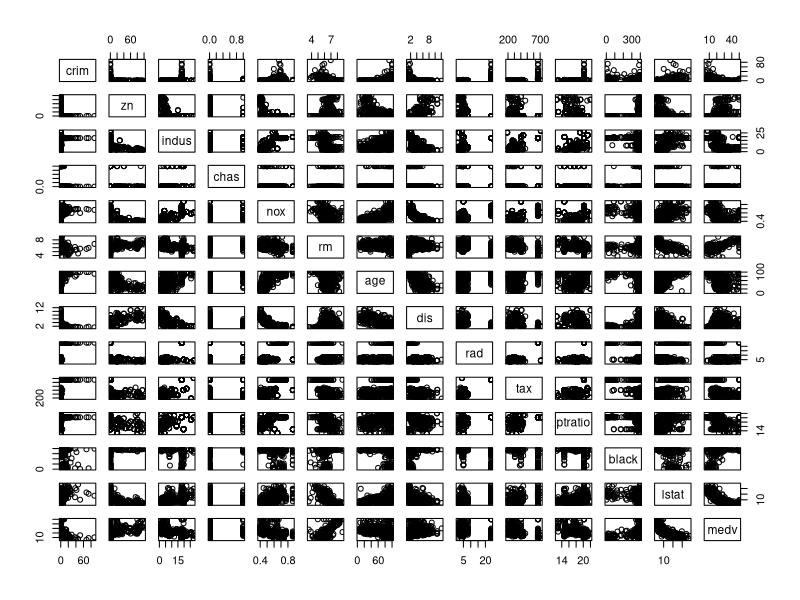
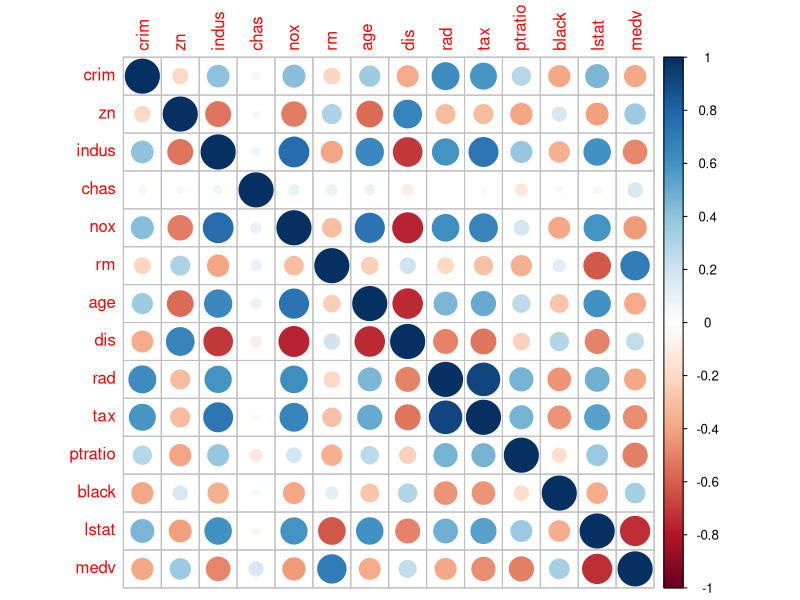

Recreate these plots in R, in order.
## ---- chunk 1
# knitr is used to build this report, so it is included by default

# Remove the '##' from each line of R output blocks
knitr::opts_chunk$set(comment = '')

# Used knitr options: No "##" before output
library(dplyr)
library(ggplot2)
library(GGally)
library(gridExtra)
library(tidyr)
library(MASS)  # Contains the used dataset
library(corrplot)
## ---- chunk 2
# Task 2
data("Boston")  # Creates variable named Boston
str(Boston)
knitr::kable(head(Boston, 5))
## ---- chunk 3
# Task 3
summary(Boston)
pairs(Boston)
corrplot(cor(Boston), method="circle")
## ---- chunk 4
boston_scaled <- scale(Boston)
#summary(boston_scaled)
# scale() returns a matrix object, change it to a data.frame
boston_scaled <- as.data.frame(boston_scaled)
summary(boston_scaled)
## ---- chunk 5
# # create a quantile vector of crim and print it
# bins <- quantile(boston_scaled$crim)
# bins
# 
# # create a categorical variable 'crime'
# crime <- cut(boston_scaled$crim, breaks = bins, include.lowest = TRUE, label=c("low", "med_low", "med_high", "high"))
# 
# # look at the table of the new factor crime
# table(crime)
# 
# # remove original crim from the dataset
# boston_scaled <- dplyr::select(boston_scaled, -crim)
# 
# # add the new categorical value to scaled data
# boston_scaled <- data.frame(boston_scaled, crime)

# # boston_scaled is available

## ---- chunk 6

# # number of rows in the Boston dataset 
# n <- nrow(boston_scaled)
# 
# # choose randomly 80% of the rows
# ind <- sample(n,  size = n * 0.8)
# 
# # create train set
# train <- boston_scaled[ind,]
# 
# # create test set 
# test <- boston_scaled[-ind,]
# 
# # save the correct classes from test data
# correct_classes <- test$crime
# 
# # remove the crime variable from test data
# test <- dplyr::select(test, -crime)
# 
## ---- chunk 7
# # linear discriminant analysis
# lda.fit <- lda(crime ~ ., data = train)
# 
# # print the lda.fit object
# lda.fit
# 
# Function lifted directly from DataCamp exercises
# # the function for lda biplot arrows
lda.arrows <- function(x, myscale = 1, arrow_heads = 0.1, color = "red", tex = 0.75, choices = c(1,2)){
  heads <- coef(x)
  arrows(x0 = 0, y0 = 0, 
         x1 = myscale * heads[,choices[1]], 
         y1 = myscale * heads[,choices[2]], col=color, length = arrow_heads)
  text(myscale * heads[,choices], labels = row.names(heads), 
       cex = tex, col=color, pos=3)
}
# 
# # target classes as numeric
# classes <- as.numeric(train$crime)
# 
# # plot the lda results
# plot(lda.fit, dimen = 2, col=classes, pch=classes)
# lda.arrows(lda.fit, myscale = 1)
## ---- chunk 8
# # predict classes with test data
# lda.pred <- predict(lda.fit, newdata = test)
# 
# # cross tabulate the results
# table(correct = correct_classes, predicted = lda.pred$class)
## ---- chunk 9
# Reload original Boston dataset
data('Boston')

# Scale the dataset
boston_scaled <- scale(Boston)
# 
# # euclidean distance matrix
# dist_eu <- dist(Boston)
# 
# # look at the summary of the distances
# summary(dist_eu)
# 
# # manhattan distance matrix
# dist_man <- dist(Boston, method="manhattan")
# 
# # look at the summary of the distances
# summary(dist_man)
# # 
# # Boston dataset is available
# 
# # k-means clustering
# km <-kmeans(Boston, centers = 3)
# 
# # plot the Boston dataset with clusters
# pairs(Boston[6:10], col = km$cluster)
# 
# # MASS, ggplot2 and Boston dataset are available
# set.seed(123)
# 
# # determine the number of clusters
# k_max <- 10
# 
# # calculate the total within sum of squares
# twcss <- sapply(1:k_max, function(k){kmeans(Boston, k)$tot.withinss})
# 
# # visualize the results
# qplot(x = 1:k_max, y = twcss, geom = 'line')
# 
# # k-means clustering
# km <-kmeans(Boston, centers = 2)
# 
# # plot the Boston dataset with clusters
# pairs(Boston, col = km$cluster)
# 

## ---- chunk 10
# Reload original Boston dataset
data('Boston')
# Scale the dataset
boston_scaled <- scale(Boston)
# # # k-means clustering
# km <-kmeans(Boston, centers = 3)
## ---- chunk 11

# model_predictors <- dplyr::select(train, -crime)
# 
# # check the dimensions
# dim(model_predictors)
# dim(lda.fit$scaling)
# 
# # matrix multiplication
# matrix_product <- as.matrix(model_predictors) %*% lda.fit$scaling
# matrix_product <- as.data.frame(matrix_product)
## ---- chunk 12
# plot_ly(x = matrix_product$LD1, y = matrix_product$LD2, z = matrix_product$LD3, type= 'scatter3d', mode='markers')
## ---- chunk 13

